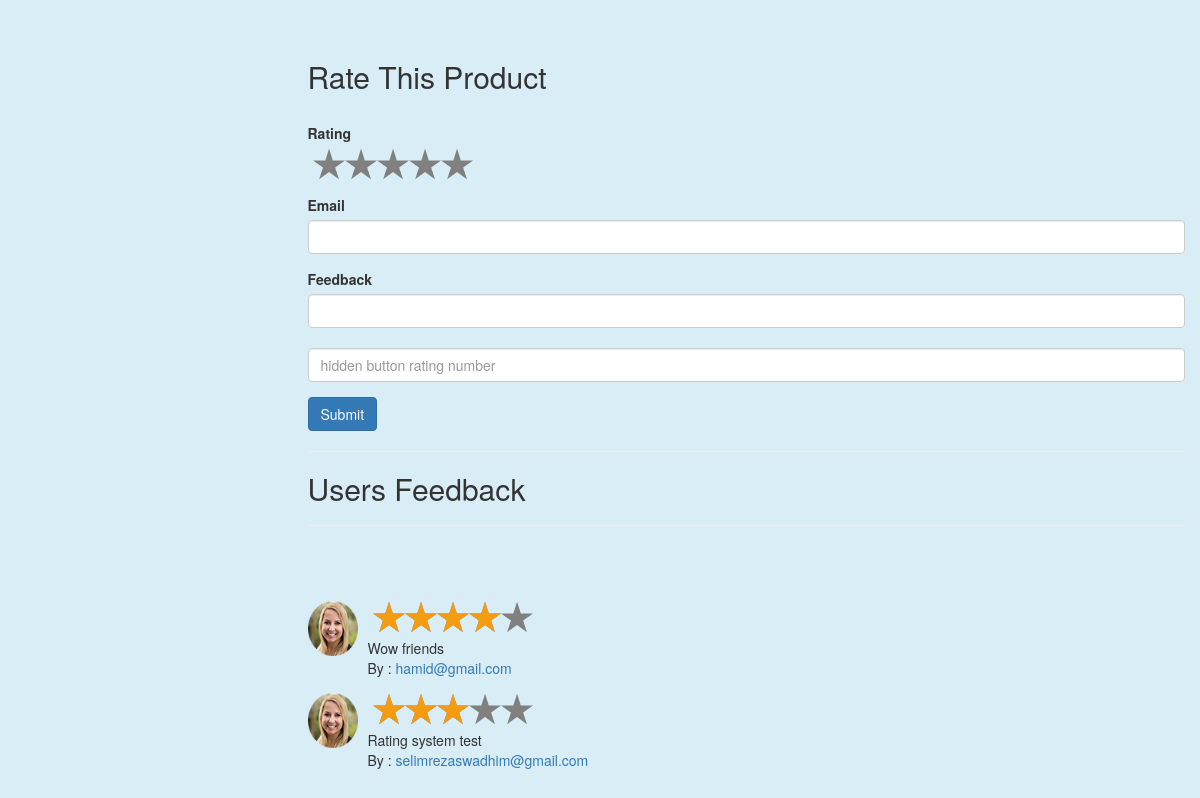
The app's page /index3.php with its own data.
### tables this page shows
CREATE TABLE IF NOT EXISTS `rating_feedback` (
  `id` int(11) NOT NULL AUTO_INCREMENT,
  `rating` int(11) NOT NULL,
  `feedback` varchar(255) NOT NULL,
  `email` varchar(255) NOT NULL,
  `image` varchar(255) NOT NULL,
  `rating_time` datetime NOT NULL DEFAULT CURRENT_TIMESTAMP,
  PRIMARY KEY (`id`)
);

### index3.php (the view, shortened to what this page needs)
<?php
$mysqli = new mysqli('localhost', 'root', '', 'star_rating_system_complete');
?>
<!doctype html>
<html lang="en">
<head>
    <link rel="stylesheet" href="css/bootstrap.min.css">
    <link rel="stylesheet" href="v2.3.2/jquery.rateyo.css">
</head>
<body class="bg-info">
<div class="container">
    <div class="row">
        <div class="com-md-6 col-md-offset-3">
            <br><br>
            <h2>Rate This Product</h2>
            <br>
            <form action="" method="post">
                <div class="form-group">
                    <label for="rateYo1">Rating</label>
                    <div id="rateYo1"></div>
                </div>
                <div class="form-group">
                    <label for="email">Email</label>
                    <input type="text" class="form-control" name="email" id="email">
                </div>
                <div class="form-group">
                    <label for="">Feedback</label>
                    <input type="text" class="form-control" name="feedback" id="">
                    <br>
                    <input type="text" class="form-control" name="rating_hidden_button" id="ratingg"
                           placeholder="hidden button rating number">
                </div>
                <button class="btn btn-primary">Submit</button>
            </form>
            <hr class="bg-primary">
            <h2>Users Feedback</h2>
            <hr>
            <br><br>
            <?php
            $query = "select * from rating_feedback order by id desc";
            $stmt = $mysqli->prepare($query);
            $run = $stmt->execute();
            if (isset($run)) {
                $result = $stmt->get_result();
                if ($result->num_rows > 0) {
                    while ($row = $result->fetch_assoc()) {
                        ?>
                        <div class="media">
                            <div class="media-left">
                                <a href="">
                                    <img class="media-object" style="width: 50px;height: 55px;" src="images/blog-man4.png"
                                         alt="no image">
                                </a>
                            </div>
                            <div class="media-body">
                                <h4 class="media-heading">
                                    <div class="rateYo-<?= $row["id"]; ?>"></div>
                                </h4>
                                <?= $row['feedback']; ?> <br>
                                By : <a href=""><?= $row['email']; ?></a>
                            </div>
                        </div>
                    <?php }
                }
            } ?>
            <br><br>
        </div>
    </div>
</div>
</body>
</html>

### records on screen
rating_feedback: feedback "Wow friends", email "hamid@gmail.com"
rating_feedback: feedback "Rating system test", email "selimrezaswadhim@gmail.com"
